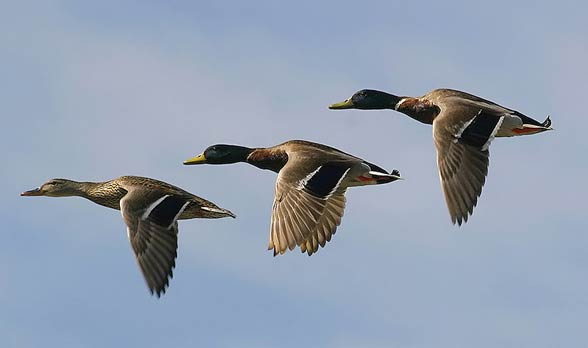
%> input picture Lab05/kaczki.jpg, 588 x 348 px
$ octave Lab5_5.m   (GNU Octave 9; MATLAB toolbox functions it lacks are replaced by stand-ins)
%> lines starting %> are read from the running program, lines starting %| are printed output that depends on the picture; in (x1, y1, x2, y2) boxes, pixels count from 0 and x2, y2 are one past the last pixel; in counts of white or black regions, pixels touching at a corner belong together; the program's own positions count from 1
sclear;clc;
%> (this line was passed over: sclear is not available in this run)

im = rgb2gray(double(imread('kaczki.jpg'))/255);
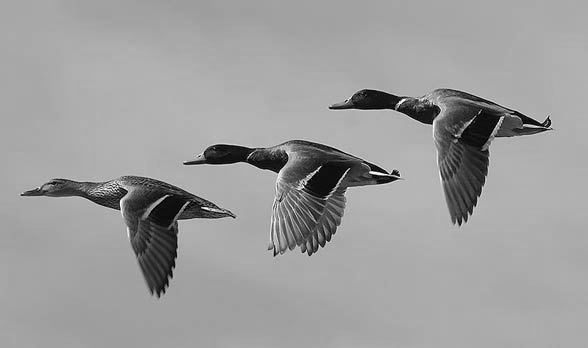
%> im: size 348x588 double; min 0, max 1, mean 0.618

avgIm = .55;
bim = ~imbinarize(im, avgIm);
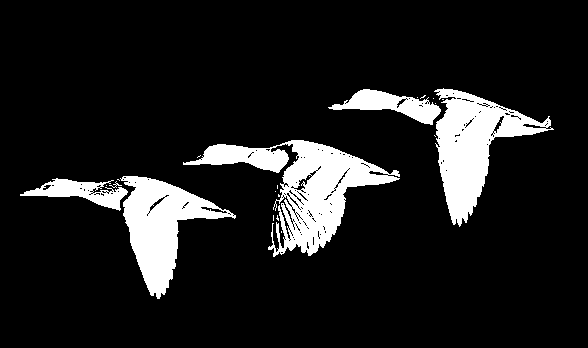
%> bim: size 348x588 logical; 11.8% white; 22 white regions (16 under 20 px), largest, box (x1, y1, x2, y2) and area: (183, 140, 400, 257) 8449, (434, 88, 554, 227) 6681, (120, 176, 236, 299) 5830, (328, 89, 441, 125) 1720, (20, 178, 128, 211) 1472, (109, 181, 122, 188) 22
fim = imclose(bim, ones(8));
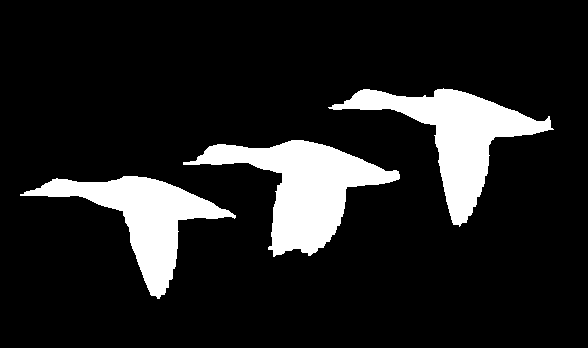
%> fim: size 348x588 logical; 13.1% white; 3 white regions, box (x1, y1, x2, y2) and area: (183, 140, 400, 257) 9808, (328, 88, 554, 227) 9081, (20, 176, 236, 299) 7871

fim = bwmorph(fim, 'thicken', 15);
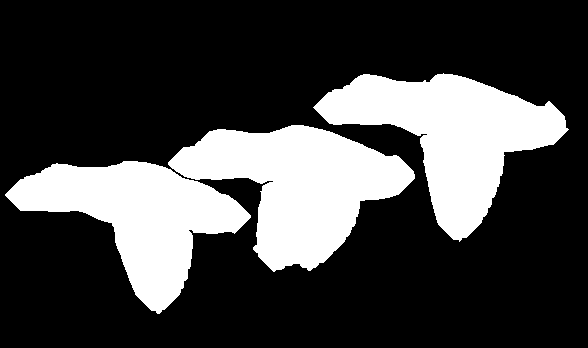
%> fim: size 348x588 logical; 26.1% white; 3 white regions, box (x1, y1, x2, y2) and area: (168, 125, 415, 272) 18617, (313, 73, 569, 242) 18410, (5, 161, 251, 314) 16378

% robi dylatacje obiektow upewniajac sie, ze dwa obiekty NIGDY sie nie soba
% nie polacza - rowniez zachowuje liczbe Euler'a
% kazdy bialy obszar NA PEWNO zawiera kaczke i NA PEWNO zawiera JEDNA
% kaczke

imshow(fim);
